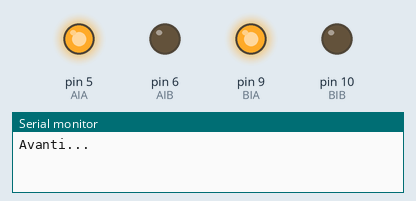
Simulated run of this sketch. Board: Arduino Uno, built with avr-gcc and run on an emulated ATmega328P. Parts: output pins drawn as LEDs (lit = HIGH), the last lines printed to the serial monitor.

Above: at 1.0 s.
At 5.0 s:
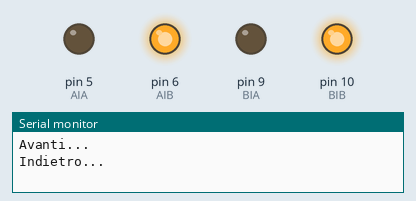
At 9.0 s:
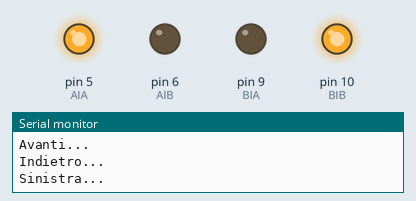
At 13.0 s:
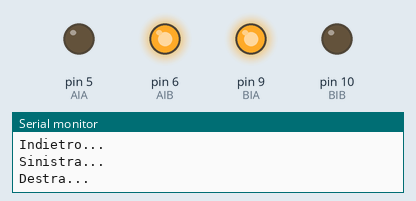
At 15.0 s:
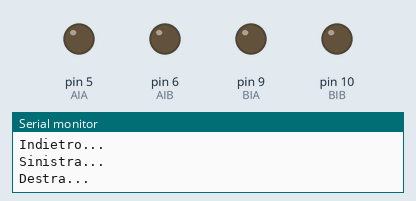
Timing chart, 0 to 20.8 s (numbered marks = the images above):
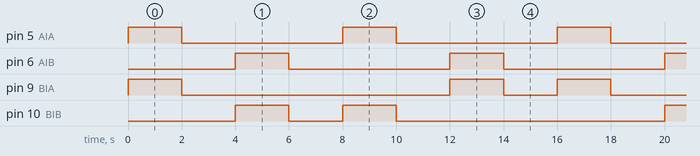

Measured:
- by itself, pin 5 (AIA), pin 6 (AIB): alternates HIGH for 2.0 s and LOW for 6.0 s
- by itself, pin 9 (BIA): repeats every 16.0 s: LOW 10.0 s, HIGH 2.0 s, LOW 2.0 s, HIGH 2.0 s
- by itself, pin 10 (BIB): repeats every 16.0 s: LOW 2.0 s, HIGH 2.0 s, LOW 10.0 s, HIGH 2.0 s

The sketch:

exampleMX1508.ino
```cpp
const int AIA = 5;  // (pwm) pin 5 connected to pin A1
const int AIB = 6;  // (pwm) pin 6 connected to pin A2
const int BIA = 9; // (pwm) pin 10 connected to pin B1
const int BIB = 10;  // (pwm) pin 11 connected to pin B2
byte speed = 255;  // change this (0-255) to control the speed of the motors
void setup() {
  pinMode(AIA, OUTPUT); // set pins to output
  pinMode(AIB, OUTPUT);
  pinMode(BIA, OUTPUT);
  pinMode(BIB, OUTPUT);
  Serial.begin( 9600 );
}
void loop() {
  Serial.println( "Avanti..." );
  forward();
  delay(2000);
  STOP();
  Serial.println( "Indietro..." );
  backward();
  delay(2000);
  STOP();
  Serial.println( "Sinistra..." );
  left();
  delay(2000);
  STOP();
  Serial.println( "Destra..." );
  right();
  delay(2000);
  STOP();
}
void backward()
{
  analogWrite(AIA, 0);
  analogWrite(AIB, speed);
  analogWrite(BIA, 0);
  analogWrite(BIB, speed);
}
void forward()
{
  analogWrite(AIA, speed);
  analogWrite(AIB, 0);
  analogWrite(BIA, speed);
  analogWrite(BIB, 0);
}
void left()
{
  analogWrite(AIA, speed);
  analogWrite(AIB, 0);
  analogWrite(BIA, 0);
  analogWrite(BIB, speed);
}
void right()
{
  analogWrite(AIA, 0);
  analogWrite(AIB, speed);
  analogWrite(BIA, speed);
  analogWrite(BIB, 0);
}
void STOP()
{
  analogWrite(AIA, 0);
  analogWrite(AIB, 0);
  analogWrite(BIA, 0);
  analogWrite(BIB, 0);
  delay (2000);
}
```
